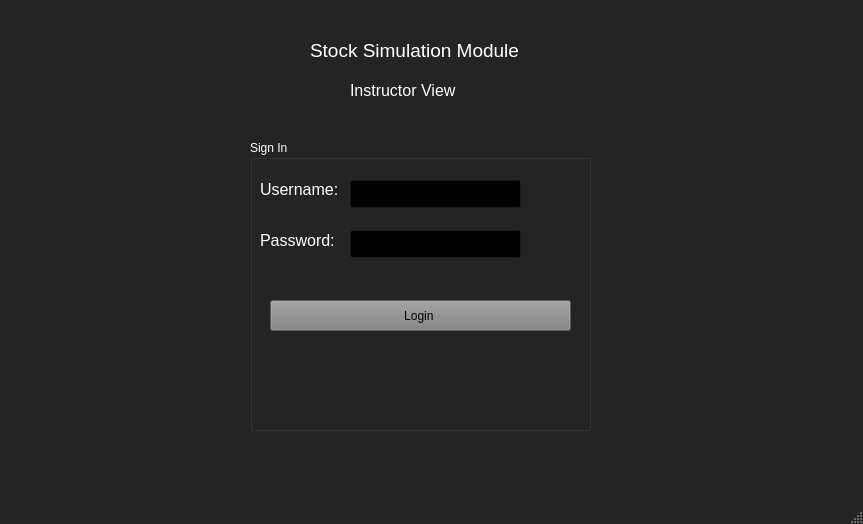
<?xml version="1.0" encoding="UTF-8"?>
<ui version="4.0">
 <class>MainWindow</class>
 <widget class="QMainWindow" name="MainWindow">
  <property name="geometry">
   <rect>
    <x>0</x>
    <y>0</y>
    <width>863</width>
    <height>524</height>
   </rect>
  </property>
  <property name="palette">
   <palette>
    <active>
     <colorrole role="WindowText">
      <brush brushstyle="SolidPattern">
       <color alpha="255">
        <red>255</red>
        <green>255</green>
        <blue>255</blue>
       </color>
      </brush>
     </colorrole>
     <colorrole role="Button">
      <brush brushstyle="SolidPattern">
       <color alpha="255">
        <red>36</red>
        <green>36</green>
        <blue>36</blue>
       </color>
      </brush>
     </colorrole>
     <colorrole role="Light">
      <brush brushstyle="SolidPattern">
       <color alpha="255">
        <red>54</red>
        <green>54</green>
        <blue>54</blue>
       </color>
      </brush>
     </colorrole>
     <colorrole role="Midlight">
      <brush brushstyle="SolidPattern">
       <color alpha="255">
        <red>45</red>
        <green>45</green>
        <blue>45</blue>
       </color>
      </brush>
     </colorrole>
     <colorrole role="Dark">
      <brush brushstyle="SolidPattern">
       <color alpha="255">
        <red>18</red>
        <green>18</green>
        <blue>18</blue>
       </color>
      </brush>
     </colorrole>
     <colorrole role="Mid">
      <brush brushstyle="SolidPattern">
       <color alpha="255">
        <red>24</red>
        <green>24</green>
        <blue>24</blue>
       </color>
      </brush>
     </colorrole>
     <colorrole role="Text">
      <brush brushstyle="SolidPattern">
       <color alpha="255">
        <red>255</red>
        <green>255</green>
        <blue>255</blue>
       </color>
      </brush>
     </colorrole>
     <colorrole role="BrightText">
      <brush brushstyle="SolidPattern">
       <color alpha="255">
        <red>255</red>
        <green>255</green>
        <blue>255</blue>
       </color>
      </brush>
     </colorrole>
     <colorrole role="ButtonText">
      <brush brushstyle="SolidPattern">
       <color alpha="255">
        <red>255</red>
        <green>255</green>
        <blue>255</blue>
       </color>
      </brush>
     </colorrole>
     <colorrole role="Base">
      <brush brushstyle="SolidPattern">
       <color alpha="255">
        <red>0</red>
        <green>0</green>
        <blue>0</blue>
       </color>
      </brush>
     </colorrole>
     <colorrole role="Window">
      <brush brushstyle="SolidPattern">
       <color alpha="255">
        <red>36</red>
        <green>36</green>
        <blue>36</blue>
       </color>
      </brush>
     </colorrole>
     <colorrole role="Shadow">
      <brush brushstyle="SolidPattern">
       <color alpha="255">
        <red>0</red>
        <green>0</green>
        <blue>0</blue>
       </color>
      </brush>
     </colorrole>
     <colorrole role="AlternateBase">
      <brush brushstyle="SolidPattern">
       <color alpha="255">
        <red>18</red>
        <green>18</green>
        <blue>18</blue>
       </color>
      </brush>
     </colorrole>
     <colorrole role="ToolTipBase">
      <brush brushstyle="SolidPattern">
       <color alpha="255">
        <red>255</red>
        <green>255</green>
        <blue>220</blue>
       </color>
      </brush>
     </colorrole>
     <colorrole role="ToolTipText">
      <brush brushstyle="SolidPattern">
       <color alpha="255">
        <red>0</red>
        <green>0</green>
        <blue>0</blue>
       </color>
      </brush>
     </colorrole>
     <colorrole role="PlaceholderText">
      <brush brushstyle="SolidPattern">
       <color alpha="127">
        <red>255</red>
        <green>255</green>
        <blue>255</blue>
       </color>
      </brush>
     </colorrole>
     <colorrole role="Accent">
      <brush brushstyle="SolidPattern">
       <color alpha="255">
        <red>0</red>
        <green>0</green>
        <blue>0</blue>
       </color>
      </brush>
     </colorrole>
    </active>
    <inactive>
     <colorrole role="WindowText">
      <brush brushstyle="SolidPattern">
       <color alpha="255">
        <red>255</red>
        <green>255</green>
        <blue>255</blue>
       </color>
      </brush>
     </colorrole>
     <colorrole role="Button">
      <brush brushstyle="SolidPattern">
       <color alpha="255">
        <red>36</red>
        <green>36</green>
        <blue>36</blue>
       </color>
      </brush>
     </colorrole>
     <colorrole role="Light">
      <brush brushstyle="SolidPattern">
       <color alpha="255">
        <red>54</red>
        <green>54</green>
        <blue>54</blue>
       </color>
      </brush>
     </colorrole>
     <colorrole role="Midlight">
      <brush brushstyle="SolidPattern">
       <color alpha="255">
        <red>45</red>
        <green>45</green>
        <blue>45</blue>
       </color>
      </brush>
     </colorrole>
     <colorrole role="Dark">
      <brush brushstyle="SolidPattern">
       <color alpha="255">
        <red>18</red>
        <green>18</green>
        <blue>18</blue>
       </color>
      </brush>
     </colorrole>
     <colorrole role="Mid">
      <brush brushstyle="SolidPattern">
       <color alpha="255">
        <red>24</red>
        <green>24</green>
        <blue>24</blue>
       </color>
      </brush>
     </colorrole>
     <colorrole role="Text">
      <brush brushstyle="SolidPattern">
       <color alpha="255">
        <red>255</red>
        <green>255</green>
        <blue>255</blue>
       </color>
      </brush>
     </colorrole>
     <colorrole role="BrightText">
      <brush brushstyle="SolidPattern">
       <color alpha="255">
        <red>255</red>
        <green>255</green>
        <blue>255</blue>
       </color>
      </brush>
     </colorrole>
     <colorrole role="ButtonText">
      <brush brushstyle="SolidPattern">
       <color alpha="255">
        <red>255</red>
        <green>255</green>
        <blue>255</blue>
       </color>
      </brush>
     </colorrole>
     <colorrole role="Base">
      <brush brushstyle="SolidPattern">
       <color alpha="255">
        <red>0</red>
        <green>0</green>
        <blue>0</blue>
       </color>
      </brush>
     </colorrole>
     <colorrole role="Window">
      <brush brushstyle="SolidPattern">
       <color alpha="255">
        <red>36</red>
        <green>36</green>
        <blue>36</blue>
       </color>
      </brush>
     </colorrole>
     <colorrole role="Shadow">
      <brush brushstyle="SolidPattern">
       <color alpha="255">
        <red>0</red>
        <green>0</green>
        <blue>0</blue>
       </color>
      </brush>
     </colorrole>
     <colorrole role="AlternateBase">
      <brush brushstyle="SolidPattern">
       <color alpha="255">
        <red>18</red>
        <green>18</green>
        <blue>18</blue>
       </color>
      </brush>
     </colorrole>
     <colorrole role="ToolTipBase">
      <brush brushstyle="SolidPattern">
       <color alpha="255">
        <red>255</red>
        <green>255</green>
        <blue>220</blue>
       </color>
      </brush>
     </colorrole>
     <colorrole role="ToolTipText">
      <brush brushstyle="SolidPattern">
       <color alpha="255">
        <red>0</red>
        <green>0</green>
        <blue>0</blue>
       </color>
      </brush>
     </colorrole>
     <colorrole role="PlaceholderText">
      <brush brushstyle="SolidPattern">
       <color alpha="127">
        <red>255</red>
        <green>255</green>
        <blue>255</blue>
       </color>
      </brush>
     </colorrole>
     <colorrole role="Accent">
      <brush brushstyle="SolidPattern">
       <color alpha="255">
        <red>0</red>
        <green>0</green>
        <blue>0</blue>
       </color>
      </brush>
     </colorrole>
    </inactive>
    <disabled>
     <colorrole role="WindowText">
      <brush brushstyle="SolidPattern">
       <color alpha="255">
        <red>18</red>
        <green>18</green>
        <blue>18</blue>
       </color>
      </brush>
     </colorrole>
     <colorrole role="Button">
      <brush brushstyle="SolidPattern">
       <color alpha="255">
        <red>36</red>
        <green>36</green>
        <blue>36</blue>
       </color>
      </brush>
     </colorrole>
     <colorrole role="Light">
      <brush brushstyle="SolidPattern">
       <color alpha="255">
        <red>54</red>
        <green>54</green>
        <blue>54</blue>
       </color>
      </brush>
     </colorrole>
     <colorrole role="Midlight">
      <brush brushstyle="SolidPattern">
       <color alpha="255">
        <red>45</red>
        <green>45</green>
        <blue>45</blue>
       </color>
      </brush>
     </colorrole>
     <colorrole role="Dark">
      <brush brushstyle="SolidPattern">
       <color alpha="255">
        <red>18</red>
        <green>18</green>
        <blue>18</blue>
       </color>
      </brush>
     </colorrole>
     <colorrole role="Mid">
      <brush brushstyle="SolidPattern">
       <color alpha="255">
        <red>24</red>
        <green>24</green>
        <blue>24</blue>
       </color>
      </brush>
     </colorrole>
     <colorrole role="Text">
      <brush brushstyle="SolidPattern">
       <color alpha="255">
        <red>18</red>
        <green>18</green>
        <blue>18</blue>
       </color>
      </brush>
     </colorrole>
     <colorrole role="BrightText">
      <brush brushstyle="SolidPattern">
       <color alpha="255">
        <red>255</red>
        <green>255</green>
        <blue>255</blue>
       </color>
      </brush>
     </colorrole>
     <colorrole role="ButtonText">
      <brush brushstyle="SolidPattern">
       <color alpha="255">
        <red>18</red>
        <green>18</green>
        <blue>18</blue>
       </color>
      </brush>
     </colorrole>
     <colorrole role="Base">
      <brush brushstyle="SolidPattern">
       <color alpha="255">
        <red>36</red>
        <green>36</green>
        <blue>36</blue>
       </color>
      </brush>
     </colorrole>
     <colorrole role="Window">
      <brush brushstyle="SolidPattern">
       <color alpha="255">
        <red>36</red>
        <green>36</green>
        <blue>36</blue>
       </color>
      </brush>
     </colorrole>
     <colorrole role="Shadow">
      <brush brushstyle="SolidPattern">
       <color alpha="255">
        <red>0</red>
        <green>0</green>
        <blue>0</blue>
       </color>
      </brush>
     </colorrole>
     <colorrole role="AlternateBase">
      <brush brushstyle="SolidPattern">
       <color alpha="255">
        <red>36</red>
        <green>36</green>
        <blue>36</blue>
       </color>
      </brush>
     </colorrole>
     <colorrole role="ToolTipBase">
      <brush brushstyle="SolidPattern">
       <color alpha="255">
        <red>255</red>
        <green>255</green>
        <blue>220</blue>
       </color>
      </brush>
     </colorrole>
     <colorrole role="ToolTipText">
      <brush brushstyle="SolidPattern">
       <color alpha="255">
        <red>0</red>
        <green>0</green>
        <blue>0</blue>
       </color>
      </brush>
     </colorrole>
     <colorrole role="PlaceholderText">
      <brush brushstyle="SolidPattern">
       <color alpha="127">
        <red>18</red>
        <green>18</green>
        <blue>18</blue>
       </color>
      </brush>
     </colorrole>
     <colorrole role="Accent">
      <brush brushstyle="SolidPattern">
       <color alpha="255">
        <red>25</red>
        <green>25</green>
        <blue>25</blue>
       </color>
      </brush>
     </colorrole>
    </disabled>
   </palette>
  </property>
  <property name="windowTitle">
   <string>MainWindow</string>
  </property>
  <property name="autoFillBackground">
   <bool>true</bool>
  </property>
  <widget class="QWidget" name="centralwidget">
   <widget class="QLabel" name="label">
    <property name="geometry">
     <rect>
      <x>310</x>
      <y>30</y>
      <width>231</width>
      <height>41</height>
     </rect>
    </property>
    <property name="text">
     <string>&lt;html&gt;&lt;head/&gt;&lt;body&gt;&lt;p&gt;&lt;span style=&quot; font-size:14pt;&quot;&gt;Stock Simulation Module&lt;/span&gt;&lt;/p&gt;&lt;/body&gt;&lt;/html&gt;</string>
    </property>
   </widget>
   <widget class="QLabel" name="label_2">
    <property name="geometry">
     <rect>
      <x>350</x>
      <y>70</y>
      <width>231</width>
      <height>41</height>
     </rect>
    </property>
    <property name="text">
     <string>&lt;html&gt;&lt;head/&gt;&lt;body&gt;&lt;p&gt;&lt;span style=&quot; font-size:12pt;&quot;&gt;Instructor View &lt;/span&gt;&lt;/p&gt;&lt;/body&gt;&lt;/html&gt;</string>
    </property>
   </widget>
   <widget class="QGroupBox" name="groupBox">
    <property name="geometry">
     <rect>
      <x>250</x>
      <y>140</y>
      <width>341</width>
      <height>291</height>
     </rect>
    </property>
    <property name="title">
     <string>Sign In </string>
    </property>
    <widget class="QLabel" name="label_3">
     <property name="geometry">
      <rect>
       <x>10</x>
       <y>40</y>
       <width>81</width>
       <height>20</height>
      </rect>
     </property>
     <property name="text">
      <string>&lt;html&gt;&lt;head/&gt;&lt;body&gt;&lt;p&gt;&lt;span style=&quot; font-size:12pt;&quot;&gt;Username:&lt;/span&gt;&lt;/p&gt;&lt;/body&gt;&lt;/html&gt;</string>
     </property>
    </widget>
    <widget class="QLabel" name="label_4">
     <property name="geometry">
      <rect>
       <x>10</x>
       <y>90</y>
       <width>81</width>
       <height>21</height>
      </rect>
     </property>
     <property name="text">
      <string>&lt;html&gt;&lt;head/&gt;&lt;body&gt;&lt;p&gt;&lt;span style=&quot; font-size:12pt;&quot;&gt;Password:&lt;/span&gt;&lt;/p&gt;&lt;/body&gt;&lt;/html&gt;</string>
     </property>
    </widget>
    <widget class="QLineEdit" name="lineEdit">
     <property name="geometry">
      <rect>
       <x>100</x>
       <y>40</y>
       <width>171</width>
       <height>28</height>
      </rect>
     </property>
    </widget>
    <widget class="QLineEdit" name="lineEdit_2">
     <property name="geometry">
      <rect>
       <x>100</x>
       <y>90</y>
       <width>171</width>
       <height>28</height>
      </rect>
     </property>
    </widget>
    <widget class="QPushButton" name="Login">
     <property name="geometry">
      <rect>
       <x>20</x>
       <y>160</y>
       <width>301</width>
       <height>31</height>
      </rect>
     </property>
     <property name="autoFillBackground">
      <bool>false</bool>
     </property>
     <property name="styleSheet">
      <string notr="true">background-color:grey;</string>
     </property>
     <property name="text">
      <string>Login </string>
     </property>
     <property name="autoDefault">
      <bool>false</bool>
     </property>
    </widget>
   </widget>
   <widget class="QLabel" name="label_pic">
    <property name="geometry">
     <rect>
      <x>30</x>
      <y>140</y>
      <width>191</width>
      <height>281</height>
     </rect>
    </property>
    <property name="text">
     <string/>
    </property>
   </widget>
   <widget class="QLabel" name="label_pic_2">
    <property name="geometry">
     <rect>
      <x>610</x>
      <y>140</y>
      <width>181</width>
      <height>281</height>
     </rect>
    </property>
    <property name="text">
     <string/>
    </property>
   </widget>
  </widget>
  <widget class="QMenuBar" name="menubar">
   <property name="geometry">
    <rect>
     <x>0</x>
     <y>0</y>
     <width>863</width>
     <height>25</height>
    </rect>
   </property>
  </widget>
  <widget class="QStatusBar" name="statusbar"/>
 </widget>
 <resources/>
 <connections/>
</ui>
